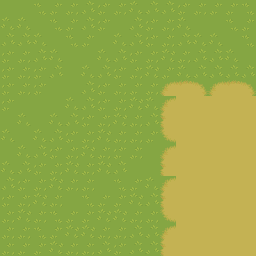

Below is a game level as drawn by its tile map, then a one-line description and the .tmx that defines it (tile-layer data replaced by summaries):
An orthogonal 16x16 tile map with 16x16 px tiles, 2 tile layers (Floor, Wall).

<map version="1.10" tiledversion="1.10.2" orientation="orthogonal" renderorder="right-down" width="16" height="16" tilewidth="16" tileheight="16" infinite="0" nextlayerid="3" nextobjectid="1">
 <tileset firstgid="1" name="testTileset" tilewidth="16" tileheight="16" tilecount="1755" columns="27">
  <image source="../assets/tiles/punyworld-overworld-tileset.png" width="432" height="1040" />
 </tileset>
 <layer id="1" name="Floor" width="16" height="16">
  <data>[256 cells, 256 non-empty, 9 distinct tile ids]</data>
 </layer>
 <layer id="2" name="Wall" width="16" height="16">
  <data>[256 cells, 66 non-empty, 6 distinct tile ids]</data>
 </layer>
</map>
